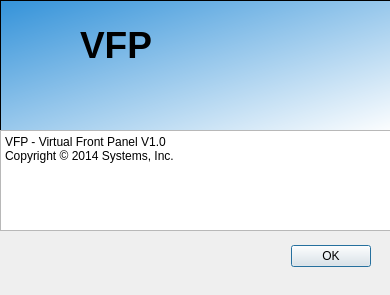
<?xml version="1.0" encoding="UTF-8"?>
<ui version="4.0">
 <class>AboutBox</class>
 <widget class="QDialog" name="AboutBox">
  <property name="geometry">
   <rect>
    <x>0</x>
    <y>0</y>
    <width>390</width>
    <height>295</height>
   </rect>
  </property>
  <property name="minimumSize">
   <size>
    <width>390</width>
    <height>295</height>
   </size>
  </property>
  <property name="maximumSize">
   <size>
    <width>390</width>
    <height>295</height>
   </size>
  </property>
  <property name="windowTitle">
   <string>Dialog</string>
  </property>
  <property name="modal">
   <bool>true</bool>
  </property>
  <widget class="QDialogButtonBox" name="buttonBox">
   <property name="geometry">
    <rect>
     <x>30</x>
     <y>240</y>
     <width>341</width>
     <height>32</height>
    </rect>
   </property>
   <property name="orientation">
    <enum>Qt::Horizontal</enum>
   </property>
   <property name="standardButtons">
    <set>QDialogButtonBox::Ok</set>
   </property>
  </widget>
  <widget class="QFrame" name="frame">
   <property name="geometry">
    <rect>
     <x>0</x>
     <y>0</y>
     <width>401</width>
     <height>131</height>
    </rect>
   </property>
   <property name="styleSheet">
    <string notr="true">background-color: qlineargradient(spread:pad, x1:0, y1:0, x2:1, y2:1, stop:0 rgba(51, 146, 217, 255), stop:1 rgba(255, 255, 255, 255));w</string>
   </property>
   <property name="frameShape">
    <enum>QFrame::StyledPanel</enum>
   </property>
   <property name="frameShadow">
    <enum>QFrame::Raised</enum>
   </property>
   <widget class="QWidget" name="widget" native="true">
    <property name="geometry">
     <rect>
      <x>0</x>
      <y>0</y>
      <width>71</width>
      <height>80</height>
     </rect>
    </property>
    <property name="styleSheet">
     <string notr="true">image: url(:/root/Images/Syncor48.png);
background-color: rgba(255, 255, 255, 0);</string>
    </property>
   </widget>
   <widget class="QLabel" name="label">
    <property name="geometry">
     <rect>
      <x>80</x>
      <y>10</y>
      <width>91</width>
      <height>71</height>
     </rect>
    </property>
    <property name="styleSheet">
     <string notr="true">background-color: rgba(255, 255, 255, 0);</string>
    </property>
    <property name="text">
     <string>&lt;html&gt;&lt;head/&gt;&lt;body&gt;&lt;p&gt;&lt;span style=&quot; font-size:28pt; font-weight:700;&quot;&gt;VFP&lt;/span&gt;&lt;/p&gt;&lt;/body&gt;&lt;/html&gt;</string>
    </property>
   </widget>
  </widget>
  <widget class="QTextEdit" name="textEdit">
   <property name="geometry">
    <rect>
     <x>0</x>
     <y>130</y>
     <width>401</width>
     <height>101</height>
    </rect>
   </property>
   <property name="html">
    <string>&lt;!DOCTYPE HTML PUBLIC &quot;-//W3C//DTD HTML 4.0//EN&quot; &quot;http://www.w3.org/TR/REC-html40/strict.dtd&quot;&gt;
&lt;html&gt;&lt;head&gt;&lt;meta name=&quot;qrichtext&quot; content=&quot;1&quot; /&gt;&lt;meta charset=&quot;utf-8&quot; /&gt;&lt;style type=&quot;text/css&quot;&gt;
p, li { white-space: pre-wrap; }
hr { height: 1px; border-width: 0; }
li.unchecked::marker { content: &quot;\2610&quot;; }
li.checked::marker { content: &quot;\2612&quot;; }
&lt;/style&gt;&lt;/head&gt;&lt;body style=&quot; font-family:'Segoe UI'; font-size:9pt; font-weight:400; font-style:normal;&quot;&gt;
&lt;p style=&quot; margin-top:0px; margin-bottom:0px; margin-left:0px; margin-right:0px; -qt-block-indent:0; text-indent:0px;&quot;&gt;VFP - Virtual Front Panel V1.0&lt;/p&gt;
&lt;p style=&quot; margin-top:0px; margin-bottom:0px; margin-left:0px; margin-right:0px; -qt-block-indent:0; text-indent:0px;&quot;&gt;Copyright © 2014 Systems, Inc.&lt;/p&gt;&lt;/body&gt;&lt;/html&gt;</string>
   </property>
  </widget>
 </widget>
 <resources/>
 <connections>
  <connection>
   <sender>buttonBox</sender>
   <signal>accepted()</signal>
   <receiver>AboutBox</receiver>
   <slot>accept()</slot>
   <hints>
    <hint type="sourcelabel">
     <x>248</x>
     <y>254</y>
    </hint>
    <hint type="destinationlabel">
     <x>157</x>
     <y>274</y>
    </hint>
   </hints>
  </connection>
  <connection>
   <sender>buttonBox</sender>
   <signal>rejected()</signal>
   <receiver>AboutBox</receiver>
   <slot>reject()</slot>
   <hints>
    <hint type="sourcelabel">
     <x>316</x>
     <y>260</y>
    </hint>
    <hint type="destinationlabel">
     <x>286</x>
     <y>274</y>
    </hint>
   </hints>
  </connection>
 </connections>
</ui>
